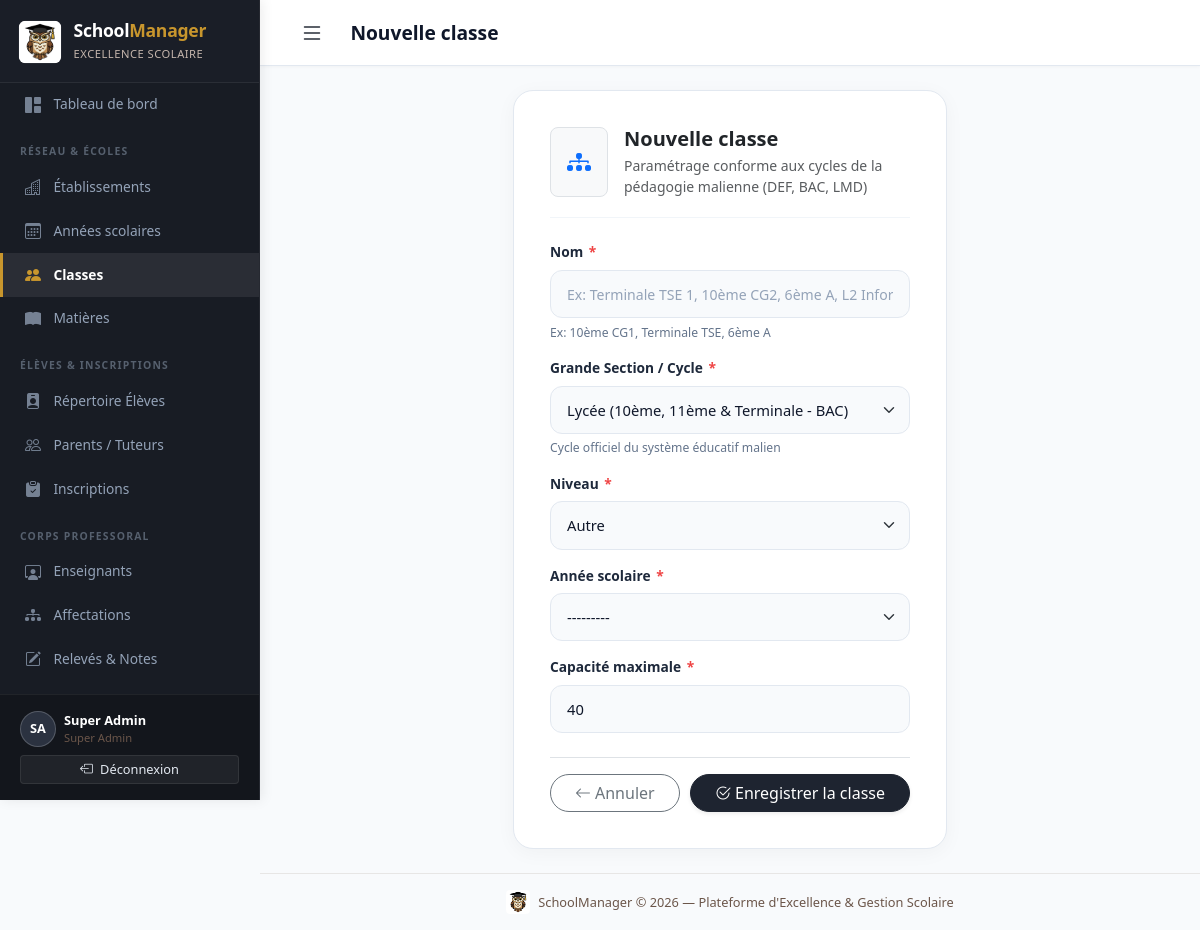
The page /school/classes/creer/ (signed in) on the database its author committed.
### accounts/models.py (models this page shows, shortened)
class CustomUser(AbstractUser):
    ROLE_ADMIN = 'admin'
    ROLE_DIRECTION = 'direction'
    ROLE_ENSEIGNANT = 'enseignant'
    ROLE_PAIEMENT = 'paiement'
    ROLE_CHOICES = [
        (ROLE_ADMIN, 'Administrateur'),
        (ROLE_DIRECTION, 'Personnel de direction'),
        (ROLE_ENSEIGNANT, 'Enseignant'),
        (ROLE_PAIEMENT, 'Personnel paiement'),
    ]
    role = models.CharField(
        max_length=20,
        choices=ROLE_CHOICES,
        default=ROLE_DIRECTION,
        verbose_name='Rôle',
    )
    etablissement = models.ForeignKey(
        'school.Etablissement',
        on_delete=models.SET_NULL,
        null=True,
        blank=True,
        related_name='utilisateurs',
        verbose_name='Établissement rattaché',
        help_text="Établissement unique auquel est affecté ce compte (notamment pour le personnel de direction)."
    )
    telephone = models.CharField(max_length=20, blank=True, verbose_name='Téléphone')
    class Meta:
        verbose_name = 'Utilisateur'
        verbose_name_plural = 'Utilisateurs'
    @property
    def is_super_admin(self):
        return self.is_superuser or self.role == self.ROLE_ADMIN
    @property
    def is_enseignant(self):
        return self.role == self.ROLE_ENSEIGNANT
    @property
    def is_paiement(self):
        return self.role == self.ROLE_PAIEMENT

### school/views.py (the view)
# urls.py: path('classes/creer/', views.classe_create, name='classe_create'),
@login_required
@direction_required
def classe_create(request):
    form = ClasseForm(request.POST or None)
    if request.method == 'POST' and form.is_valid():
        form.save()
        messages.success(request, 'Classe créée avec succès.')
        return redirect('school:classe_list')
    return render(request, 'school/classe_form.html', {'form': form, 'title': 'Nouvelle classe'})

### school/forms.py
class ClasseForm(forms.ModelForm):
    class Meta:
        model = Classe
        fields = ['nom', 'grande_section', 'niveau', 'annee_scolaire', 'capacite_max']
        widgets = {
            'nom': forms.TextInput(attrs={'class': 'form-control', 'placeholder': 'Ex: Terminale TSE 1, 10ème CG2, 6ème A, L2 Informatique'}),
            'grande_section': forms.Select(attrs={'class': 'form-select'}),
            'niveau': forms.Select(attrs={'class': 'form-select'}),
            'annee_scolaire': forms.Select(attrs={'class': 'form-select'}),
            'capacite_max': forms.NumberInput(attrs={'class': 'form-control', 'placeholder': 'Ex: 45'}),
        }

### school/models.py (called while the page is built)
    def __str__(self):
        return f"{self.libelle} — {self.etablissement.nom}"

### templates/school/classe_form.html (shortened to what this page needs)
{% extends 'base.html' %}
{% block page_title %}{{ title }}{% endblock %}
{% block content %}
<div class="row justify-content-center">
  <div class="col-lg-7 col-xl-6">
    <div class="form-card">
      <div class="form-card-header d-flex align-items-center gap-3">
        <div class="p-3 bg-light rounded-3 border text-dark fs-4">
          <i class="bi bi-diagram-3-fill text-primary"></i>
        </div>
        <div>
          <h5 class="fw-bold mb-1 text-dark">{{ title }}</h5>
          <p class="text-muted small mb-0">Paramétrage conforme aux cycles de la pédagogie malienne (DEF, BAC, LMD)</p>
        </div>
      </div>
      <form method="post" novalidate>
        {% for field in form %}
        <div class="mb-3">
          <label for="{{ field.id_for_label }}" class="form-label">
            {{ field.label }}
            {% if field.field.required %}<span class="required-star">*</span>{% endif %}
          </label>
          {{ field }}
          {% if field.help_text %}
            <div class="form-helper-text">{{ field.help_text }}</div>
          {% endif %}
        </div>
        {% endfor %}
        <div class="d-flex align-items-center justify-content-between gap-2 mt-4 pt-3 border-top">
          <a href="{% url 'school:classe_list' %}" class="btn btn-outline-secondary rounded-pill px-4">
            <i class="bi bi-arrow-left me-1"></i>Annuler
          </a>
          <button type="submit" class="btn btn-primary rounded-pill px-4 shadow-sm">
            <i class="bi bi-check2-circle me-1"></i>Enregistrer la classe
          </button>
        </div>
      </form>
    </div>
  </div>
</div>
{% endblock %}

### templates/base.html (shortened to what this page needs)
{% load static %}
<!DOCTYPE html>
<html lang="fr">
<head>
  <link href="https://cdn.jsdelivr.net/npm/bootstrap@5.3.3/dist/css/bootstrap.min.css" rel="stylesheet">
  <link href="https://cdn.jsdelivr.net/npm/bootstrap-icons@1.11.3/font/bootstrap-icons.css" rel="stylesheet">
  <link href="{% static 'css/schoolmanager.css' %}" rel="stylesheet">
</head>
<body>
{% if user.is_authenticated %}
<nav id="sidebar">
  <a href="{% url 'dashboard' %}" class="sidebar-brand text-decoration-none" title="Tableau de bord — SchoolManager">
    <img src="{% static 'img/logo.jpg' %}" alt="Logo Hibou SchoolManager" class="sidebar-brand-logo rounded-2">
    <div>
      <h4>School<span>Manager</span></h4>
      <small>Excellence Scolaire</small>
    </div>
  </a>
  <div class="sidebar-nav-scroll">
    <a href="{% url 'dashboard' %}" class="nav-link {% if request.resolver_match.url_name == 'dashboard' %}active{% endif %}">
      <i class="bi bi-grid-1x2-fill"></i> Tableau de bord
    </a>
    {% if user.is_enseignant %}
    <div class="nav-section-title">Espace Pédagogique</div>
    <a href="{% url 'academics:note_list' %}" class="nav-link {% if 'notes' in request.path %}active{% endif %}">
      <i class="bi bi-pencil-square"></i> Mes Notes
    </a>
    <a href="{% url 'academics:affectation_list' %}" class="nav-link {% if 'affectations' in request.path %}active{% endif %}">
      <i class="bi bi-diagram-3-fill"></i> Mes Affectations
    </a>
    <div class="nav-section-title">Mes Classes &amp; Élèves</div>
    <a href="{% url 'school:classe_list' %}" class="nav-link {% if 'classes' in request.path %}active{% endif %}">
      <i class="bi bi-people-fill"></i> Classes
    </a>
    <a href="{% url 'school:matiere_list' %}" class="nav-link {% if 'matieres' in request.path %}active{% endif %}">
      <i class="bi bi-book-fill"></i> Matières
    </a>
    <a href="{% url 'students:eleve_list' %}" class="nav-link {% if '/students/' in request.path and 'parents' not in request.path and 'inscriptions' not in request.path %}active{% endif %}">
      <i class="bi bi-person-badge-fill"></i> Élèves
    </a>
    <div class="nav-section-title">Suivi des Présences</div>
    <a href="{% url 'attendance_payments:absence_list' %}" class="nav-link {% if 'absences' in request.path %}active{% endif %}">
      <i class="bi bi-calendar-x-fill"></i> Saisie des Absences
    </a>
    {% elif user.is_super_admin %}
    <div class="nav-section-title">Réseau &amp; Écoles</div>
    <a href="{% url 'school:etablissement_list' %}" class="nav-link {% if 'etablissement' in request.path %}active{% endif %}">
      <i class="bi bi-buildings"></i> Établissements
    </a>
    <a href="{% url 'school:annee_list' %}" class="nav-link {% if 'annees' in request.path %}active{% endif %}">
      <i class="bi bi-calendar3"></i> Années scolaires
    </a>
    <a href="{% url 'school:classe_list' %}" class="nav-link {% if 'classes' in request.path %}active{% endif %}">
      <i class="bi bi-people-fill"></i> Classes
    </a>
    <a href="{% url 'school:matiere_list' %}" class="nav-link {% if 'matieres' in request.path %}active{% endif %}">
      <i class="bi bi-book-fill"></i> Matières
    </a>
    <div class="nav-section-title">Élèves &amp; Inscriptions</div>
    <a href="{% url 'students:eleve_list' %}" class="nav-link {% if '/students/' in request.path and 'parents' not in request.path and 'inscriptions' not in request.path %}active{% endif %}">
      <i class="bi bi-person-badge-fill"></i> Répertoire Élèves
    </a>
    <a href="{% url 'students:parent_list' %}" class="nav-link {% if 'parents' in request.path %}active{% endif %}">
      <i class="bi bi-people"></i> Parents / Tuteurs
    </a>
    <a href="{% url 'students:inscription_list' %}" class="nav-link {% if 'inscriptions' in request.path %}active{% endif %}">
      <i class="bi bi-clipboard-check-fill"></i> Inscriptions
    </a>
    <div class="nav-section-title">Corps Professoral</div>
    <a href="{% url 'academics:enseignant_list' %}" class="nav-link {% if 'enseignants' in request.path %}active{% endif %}">
      <i class="bi bi-person-workspace"></i> Enseignants
    </a>
    <a href="{% url 'academics:affectation_list' %}" class="nav-link {% if 'affectations' in request.path %}active{% endif %}">
      <i class="bi bi-diagram-3-fill"></i> Affectations
    </a>
    <a href="{% url 'academics:note_list' %}" class="nav-link {% if 'notes' in request.path %}active{% endif %}">
      <i class="bi bi-pencil-square"></i> Relevés &amp; Notes
    </a>
    <div class="nav-section-title">Suivi &amp; Comptabilité</div>
    {% endif %}
  </div>
  <div class="sidebar-footer">
    <div class="d-flex align-items-center gap-2 mb-2">
      <div class="avatar-initiales">{{ user.first_name|first|upper }}{{ user.last_name|first|upper }}</div>
      <div class="overflow-hidden">
        <div class="text-truncate text-white" style="font-size:0.8rem;font-weight:600;">{{ user.get_full_name|default:user.username }}</div>
        <div style="color:var(--secondary);font-size:0.7rem;">
          {% if user.is_super_admin %}Super Admin
          {% elif user.is_direction %}Direction &bull; {{ user.etablissement.nom|default:'Établissement' }}
          {% else %}{{ user.get_role_display }}{% endif %}
        </div>
      </div>
    </div>
    <form method="post" action="{% url 'accounts:logout' %}">
      <button type="submit" class="btn btn-sm w-100 btn-logout">
        <i class="bi bi-box-arrow-left me-1"></i> Déconnexion
      </button>
    </form>
  </div>
</nav>
{% endif %}
<div id="main-content" {% if not user.is_authenticated %}style="margin-left:0"{% endif %}>
  {% if user.is_authenticated %}
  <header class="topbar">
    <div class="topbar-left">
      <button class="btn btn-sm d-md-none" id="sidebarToggle" style="background:transparent;border:none;" aria-label="Ouvrir le menu">
        <i class="bi bi-list fs-4" style="color:var(--primary)"></i>
      </button>
      <h1 class="page-title">{% block page_title %}{% endblock %}</h1>
    </div>
  </header>
  {% endif %}
  <main class="{% if user.is_authenticated %}p-4 flex-grow-1{% endif %}">
    {% block content %}{% endblock %}
  </main>
  {% if user.is_authenticated %}
  <footer class="text-center py-3" style="font-size:0.8rem;color:var(--secondary);border-top:1px solid rgba(110,84,70,0.12);">
    <div class="d-flex align-items-center justify-content-center gap-2">
      <img src="{% static 'img/logo.jpg' %}" alt="Logo Hibou SchoolManager" style="width:24px;height:24px;border-radius:4px;" class="shadow-xs" loading="lazy">
      <span>SchoolManager &copy; {% now "Y" %} — Plateforme d'Excellence &amp; Gestion Scolaire</span>
    </div>
  </footer>
  {% endif %}
</div>
</body>
</html>

### rows shown on the page
CustomUser: first_name|first "S", last_name|first "A", get_full_name "Super Admin"

### other values the page prints
{{ title }} "Nouvelle classe"
{{ field.label }} "Nom" "Grande Section / Cycle" "Niveau" "Année scolaire" "Capacité maximale"
{{ field.help_text }} "Ex: 10ème CG1, Terminale TSE, 6ème A" "Cycle officiel du système éducatif malien"
